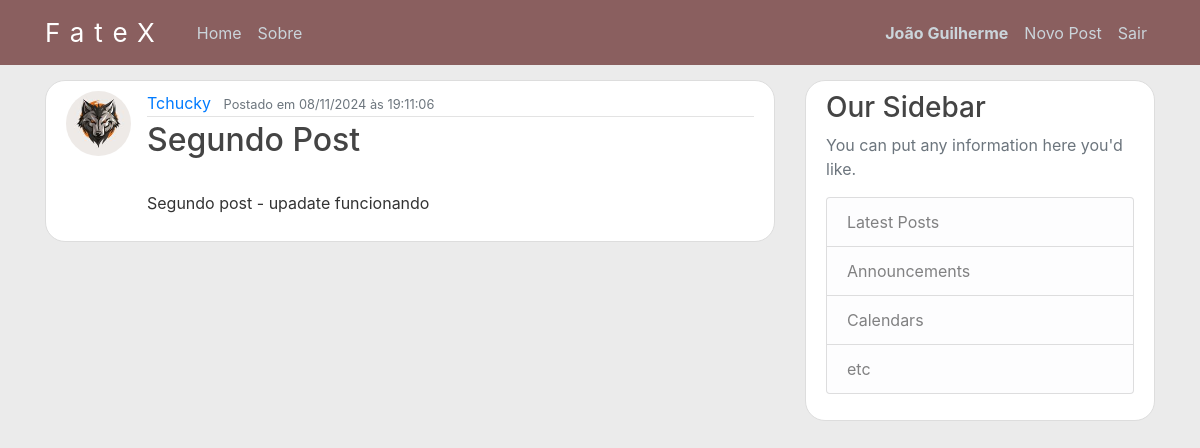
The app's page /post/2 (signed in) with its own data.
### app/models.py (models this page shows, shortened)
class User(db.Model, UserMixin):
    id = db.Column(db.Integer, primary_key=True)
    username = db.Column(db.String(20), unique=True, nullable=False)
    email = db.Column(db.String(120), unique=True, nullable=False)
    image_file = db.Column(db.String(20), nullable=False, default='default.jpg')
    password = db.Column(db.String(60), nullable=False)
    posts = db.relationship('Post', backref='author', lazy=True)

class Post(db.Model):
    id = db.Column(db.Integer, primary_key=True)
    title = db.Column(db.String(100), nullable=False)
    date_posted = db.Column(db.DateTime, nullable=False, default = datetime.utcnow)
    content = db.Column(db.Text, nullable=False)
    user_id = db.Column(db.Integer, db.ForeignKey('user.id'), nullable=False)

### app/routes.py (the view)
@app.route('/post/<int:post_id>')
@login_required
def post(post_id):
    post = Post.query.get_or_404(post_id)
    return render_template('post.html', title=post.title, post=post)

### app/models.py (called while the page is built)
@login_manager.user_loader
def load_user(user_id):
    return User.query.get(int(user_id))

### app/templates/post.html (shortened to what this page needs)
{%extends "layout.html"%}
{%block content%}
<article class="media content-section">
    <img class="rounded-circle article-img" src="{{url_for('static', filename='profile_pics/' + post.author.image_file)}}">
    <div class="media-body">
        <div class="article-metadata">
            <a class="mr-2" href="{{url_for('user_posts', username=post.author.username)}}">{{ post.author.username }}</a>
            <small class="text-muted">Postado em {{ post.date_posted.strftime('%d/%m/%Y às %H:%m:%S') }}</small>
        </div>
        <h2 class=""article-title>{{ post.title }}</a></h2>
        <p class="article-content">{{ post.content }}</p>
    </div>
</article>
{%endblock content%}

### app/templates/layout.html (shortened to what this page needs)
<!DOCTYPE html>
<html>
<head>
    <link rel="stylesheet" href="https://maxcdn.bootstrapcdn.com/bootstrap/4.0.0/css/bootstrap.min.css">
    <link rel="stylesheet" type="text/css" href="{{ url_for('static', filename='main.css') }}">
</head>
<body>
    <header class="site-header">
      <nav class="navbar navbar-expand-md navbar-dark bg-steel fixed-top">
        <div class="container">
          <a class="navbar-brand mr-4" href="/">FateX</a>
          <div class="collapse navbar-collapse" id="navbarToggle">
            <div class="navbar-nav mr-auto">
              <a class="nav-item nav-link" href="{{ url_for('home') }}">Home</a>
              <a class="nav-item nav-link" href="{{ url_for('about') }}">Sobre</a>
            </div>
            <div class="navbar-nav">
              {% if current_user.is_authenticated %}
                <strong><a class="nav-item nav-link" href="{{ url_for('account') }}">{{current_user.username}}</a></strong>
                <a class="nav-item nav-link" href="{{ url_for('new_post') }}">Novo Post</a>
                <a class="nav-item nav-link" href="{{ url_for('logout') }}">Sair</a>
              {% else %}
                <a class="nav-item nav-link" href="{{ url_for('login') }}">Entrar</a>
                <a class="nav-item nav-link" href="{{ url_for('register') }}">Cadastre-se</a>
              {% endif %}
            </div>
          </div>
        </div>
      </nav>
    </header>
    <main role="main" class="container">
      <div class="row">
        <div class="col-md-8">
          {% block content %}{% endblock %}
        </div>
        <div class="col-md-4">
          <div class="content-section">
            <h3>Our Sidebar</h3>
            <p class='text-muted'>You can put any information here you'd like.
              <ul class="list-group">
                <li class="list-group-item list-group-item-light">Latest Posts</li>
                <li class="list-group-item list-group-item-light">Announcements</li>
                <li class="list-group-item list-group-item-light">Calendars</li>
                <li class="list-group-item list-group-item-light">etc</li>
              </ul>
            </p>
          </div>
        </div>
      </div>
    </main>
</body>
</html>

### app/static/main.css (style rules this page uses)
body { background: #e6e6e6c7; color: #333333; margin-top: 5rem; }
h1, h2, h3, h4, h5, h6 { color: #444444; }
.bg-steel { background-color: #8a5f5f; }
.navbar-brand { font-size: 26px; letter-spacing: 10px; text-decoration: solid; }
.site-header .navbar-nav .nav-link { color: #cbd5db; }
.content-section { background: #ffffff; padding: 10px 20px; border: 1px solid #dddddd; border-radius: 20px; margin-bottom: 20px; }
.article-content { white-space: pre-line; }
.article-img { height: 65px; width: 65px; margin-right: 16px; }
.article-metadata { padding-bottom: 1px; margin-bottom: 4px; border-bottom: 1px solid #e3e3e3 }

### records on screen
User: username "João Guilherme"
User: image_file (picture), author.username "Tchucky"
Post: date_posted "08/11/2024 às 19:11:06", title "Segundo Post", content "Segundo post - upadate funcionando"
